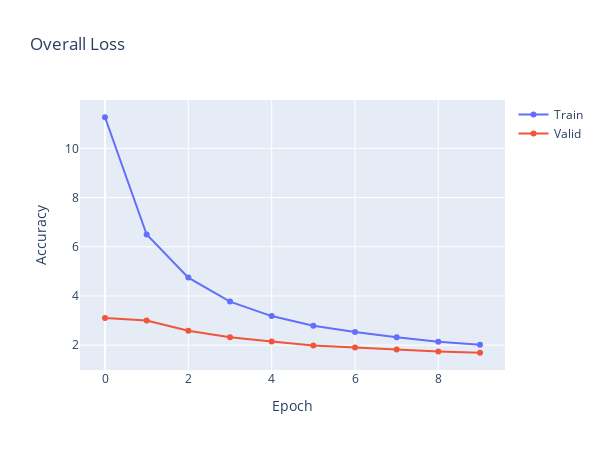

Notebook code cell kept with this figure:
### Code cell
plt.clf()
fig = go.Figure()
fig.add_trace(go.Scatter(
                    y=History.history['loss'],
                    name='Train'))

fig.add_trace(go.Scatter(
                    y=History.history['val_loss'],
                    name='Valid'))


fig.update_layout(height=450, 
                  width=600,
                  title='Overall Loss',
                  xaxis_title='Epoch',
                  yaxis_title='Accuracy')

fig.write_html('acc_race.html', include_plotlyjs='cdn')

fig.show()

### Figure 1 — Plotly figure (JSON) as saved in the notebook; plotly's stock layout.template omitted (floating-point values rounded to 4 significant figures)
{"data": [{"name": "Train", "type": "scatter", "y": [11.26, 6.496, 4.746, 3.771, 3.182, 2.787, 2.533, 2.319, 2.143, 2.014]}, {"name": "Valid", "type": "scatter", "y": [3.103, 3.004, 2.584, 2.321, 2.147, 1.982, 1.909, 1.819, 1.74, 1.691]}], "layout": {"height": 450, "title": {"text": "Overall Loss"}, "width": 600, "xaxis": {"title": {"text": "Epoch"}}, "yaxis": {"title": {"text": "Accuracy"}}}}
